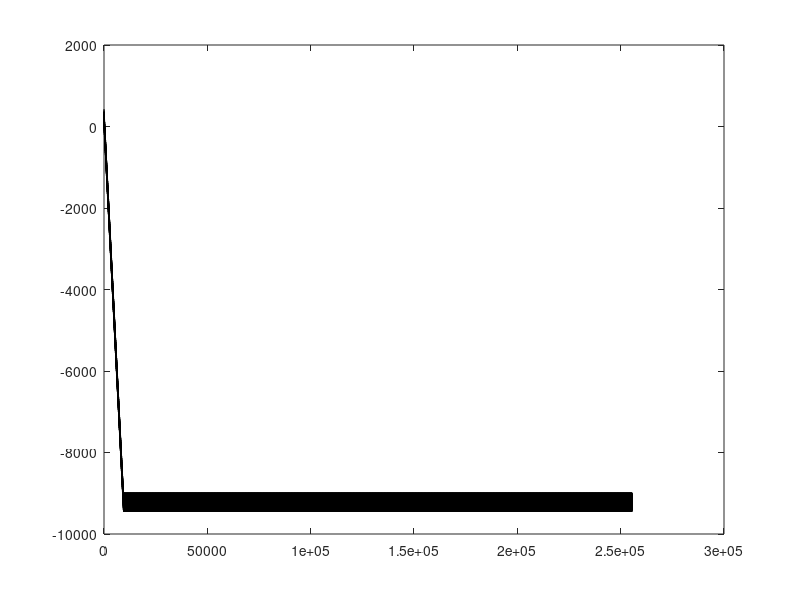

Here is the MATLAB script that generated this plot:
fileID = fopen('t.txt','r');
formatSpec = '%f';
A = fscanf(fileID,formatSpec);
plot(A,'Color','black');

fclose(fileID);